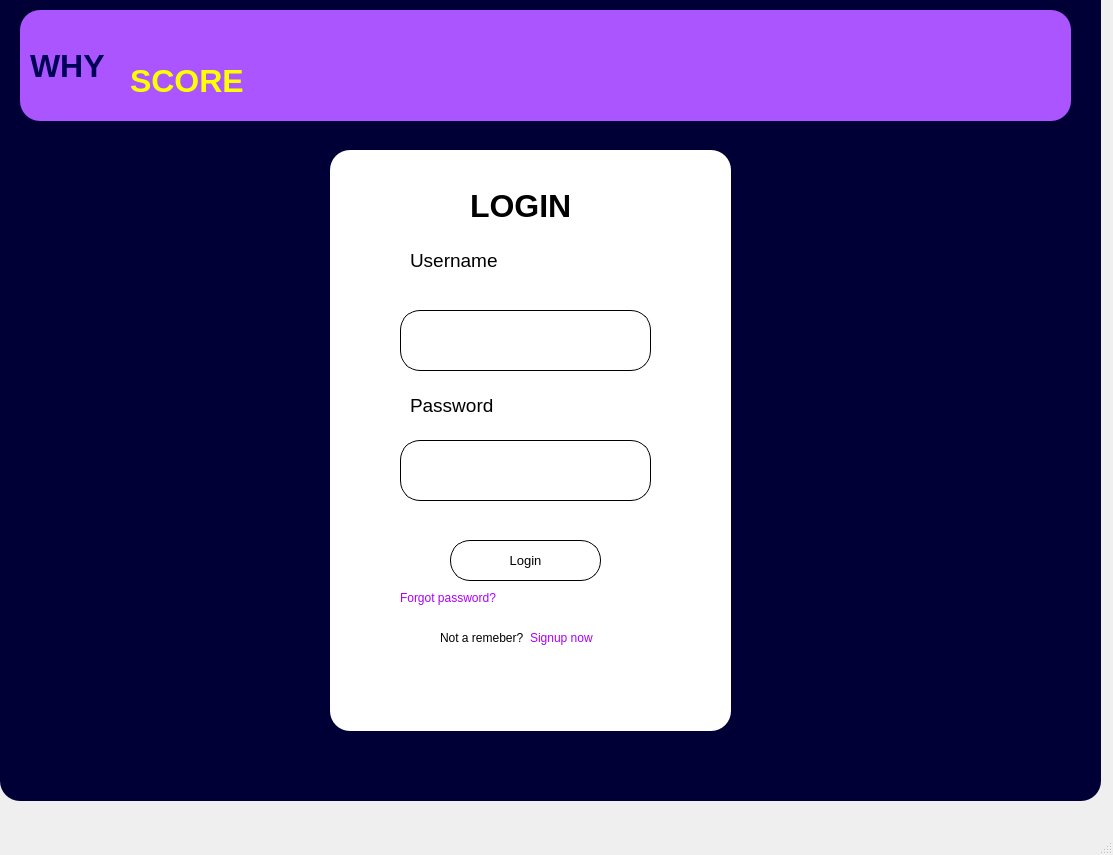
<?xml version="1.0" encoding="UTF-8"?>
<ui version="4.0">
 <class>MainWindow</class>
 <widget class="QMainWindow" name="MainWindow">
  <property name="geometry">
   <rect>
    <x>0</x>
    <y>0</y>
    <width>1113</width>
    <height>855</height>
   </rect>
  </property>
  <property name="windowTitle">
   <string>MainWindow</string>
  </property>
  <widget class="QWidget" name="centralwidget">
   <widget class="QFrame" name="frame_2">
    <property name="geometry">
     <rect>
      <x>0</x>
      <y>-20</y>
      <width>1101</width>
      <height>821</height>
     </rect>
    </property>
    <property name="styleSheet">
     <string notr="true">background-color: rgb(0, 0, 54);
border-radius:20;
</string>
    </property>
    <property name="frameShape">
     <enum>QFrame::StyledPanel</enum>
    </property>
    <property name="frameShadow">
     <enum>QFrame::Raised</enum>
    </property>
    <widget class="QFrame" name="frame_4">
     <property name="geometry">
      <rect>
       <x>20</x>
       <y>30</y>
       <width>1051</width>
       <height>111</height>
      </rect>
     </property>
     <property name="styleSheet">
      <string notr="true">background-color: rgb(170, 85, 255);</string>
     </property>
     <property name="frameShape">
      <enum>QFrame::StyledPanel</enum>
     </property>
     <property name="frameShadow">
      <enum>QFrame::Raised</enum>
     </property>
     <widget class="QLineEdit" name="lineEdit">
      <property name="geometry">
       <rect>
        <x>20</x>
        <y>40</y>
        <width>113</width>
        <height>22</height>
       </rect>
      </property>
     </widget>
     <widget class="QLabel" name="label_7">
      <property name="geometry">
       <rect>
        <x>10</x>
        <y>30</y>
        <width>101</width>
        <height>51</height>
       </rect>
      </property>
      <property name="font">
       <font>
        <pointsize>24</pointsize>
        <weight>75</weight>
        <bold>true</bold>
       </font>
      </property>
      <property name="styleSheet">
       <string notr="true">color: rgb(0, 0, 85);</string>
      </property>
      <property name="text">
       <string>WHY</string>
      </property>
     </widget>
     <widget class="QLabel" name="label_9">
      <property name="geometry">
       <rect>
        <x>110</x>
        <y>50</y>
        <width>151</width>
        <height>41</height>
       </rect>
      </property>
      <property name="font">
       <font>
        <pointsize>24</pointsize>
        <weight>75</weight>
        <bold>true</bold>
       </font>
      </property>
      <property name="styleSheet">
       <string notr="true">color: rgb(255, 255, 0);</string>
      </property>
      <property name="text">
       <string>SCORE</string>
      </property>
     </widget>
     <widget class="QLabel" name="label_10">
      <property name="geometry">
       <rect>
        <x>270</x>
        <y>30</y>
        <width>81</width>
        <height>61</height>
       </rect>
      </property>
      <property name="text">
       <string/>
      </property>
      <property name="pixmap">
       <pixmap>../../../../Users/victus/Downloads/soccer-player.png</pixmap>
      </property>
      <property name="scaledContents">
       <bool>true</bool>
      </property>
     </widget>
    </widget>
    <widget class="QFrame" name="frame_8">
     <property name="geometry">
      <rect>
       <x>330</x>
       <y>170</y>
       <width>401</width>
       <height>581</height>
      </rect>
     </property>
     <property name="styleSheet">
      <string notr="true">background-color: rgb(255, 255, 255);</string>
     </property>
     <property name="frameShape">
      <enum>QFrame::Box</enum>
     </property>
     <property name="frameShadow">
      <enum>QFrame::Raised</enum>
     </property>
     <widget class="Line" name="line">
      <property name="geometry">
       <rect>
        <x>10</x>
        <y>450</y>
        <width>171</width>
        <height>16</height>
       </rect>
      </property>
      <property name="orientation">
       <enum>Qt::Horizontal</enum>
      </property>
     </widget>
     <widget class="Line" name="line_2">
      <property name="geometry">
       <rect>
        <x>200</x>
        <y>360</y>
        <width>118</width>
        <height>3</height>
       </rect>
      </property>
      <property name="styleSheet">
       <string notr="true">color: rgb(0, 0, 0)</string>
      </property>
      <property name="orientation">
       <enum>Qt::Horizontal</enum>
      </property>
     </widget>
     <widget class="Line" name="line_3">
      <property name="geometry">
       <rect>
        <x>490</x>
        <y>230</y>
        <width>118</width>
        <height>3</height>
       </rect>
      </property>
      <property name="frameShadow">
       <enum>QFrame::Plain</enum>
      </property>
      <property name="orientation">
       <enum>Qt::Horizontal</enum>
      </property>
     </widget>
     <widget class="QLineEdit" name="lineEdit_2">
      <property name="geometry">
       <rect>
        <x>70</x>
        <y>160</y>
        <width>251</width>
        <height>61</height>
       </rect>
      </property>
      <property name="styleSheet">
       <string notr="true">border: 1px solid black;</string>
      </property>
     </widget>
     <widget class="QLineEdit" name="lineEdit_3">
      <property name="geometry">
       <rect>
        <x>70</x>
        <y>290</y>
        <width>251</width>
        <height>61</height>
       </rect>
      </property>
      <property name="styleSheet">
       <string notr="true">border: 1px solid black;</string>
      </property>
     </widget>
     <widget class="QLabel" name="label">
      <property name="geometry">
       <rect>
        <x>80</x>
        <y>80</y>
        <width>151</width>
        <height>61</height>
       </rect>
      </property>
      <property name="font">
       <font>
        <pointsize>14</pointsize>
       </font>
      </property>
      <property name="text">
       <string>Username</string>
      </property>
     </widget>
     <widget class="QLabel" name="label_2">
      <property name="geometry">
       <rect>
        <x>80</x>
        <y>230</y>
        <width>141</width>
        <height>51</height>
       </rect>
      </property>
      <property name="font">
       <font>
        <pointsize>14</pointsize>
       </font>
      </property>
      <property name="text">
       <string>Password</string>
      </property>
     </widget>
     <widget class="QPushButton" name="ptdLogin">
      <property name="geometry">
       <rect>
        <x>120</x>
        <y>390</y>
        <width>151</width>
        <height>41</height>
       </rect>
      </property>
      <property name="font">
       <font>
        <pointsize>10</pointsize>
       </font>
      </property>
      <property name="styleSheet">
       <string notr="true">border: 1px solid black;</string>
      </property>
      <property name="text">
       <string>Login</string>
      </property>
     </widget>
     <widget class="QLabel" name="label_3">
      <property name="geometry">
       <rect>
        <x>140</x>
        <y>30</y>
        <width>231</width>
        <height>51</height>
       </rect>
      </property>
      <property name="font">
       <font>
        <pointsize>24</pointsize>
        <weight>75</weight>
        <bold>true</bold>
       </font>
      </property>
      <property name="text">
       <string>LOGIN</string>
      </property>
     </widget>
     <widget class="QLabel" name="label_4">
      <property name="geometry">
       <rect>
        <x>70</x>
        <y>440</y>
        <width>111</width>
        <height>16</height>
       </rect>
      </property>
      <property name="styleSheet">
       <string notr="true">color: rgb(170, 0, 255);</string>
      </property>
      <property name="text">
       <string>Forgot password?</string>
      </property>
     </widget>
     <widget class="QLabel" name="label_5">
      <property name="geometry">
       <rect>
        <x>110</x>
        <y>480</y>
        <width>91</width>
        <height>16</height>
       </rect>
      </property>
      <property name="text">
       <string>Not a remeber?</string>
      </property>
     </widget>
     <widget class="QLabel" name="label_6">
      <property name="geometry">
       <rect>
        <x>200</x>
        <y>480</y>
        <width>71</width>
        <height>16</height>
       </rect>
      </property>
      <property name="styleSheet">
       <string notr="true">color: rgb(170, 0, 255);</string>
      </property>
      <property name="text">
       <string>Signup now</string>
      </property>
     </widget>
    </widget>
   </widget>
  </widget>
  <widget class="QMenuBar" name="menubar">
   <property name="geometry">
    <rect>
     <x>0</x>
     <y>0</y>
     <width>1113</width>
     <height>26</height>
    </rect>
   </property>
  </widget>
  <widget class="QStatusBar" name="statusbar"/>
 </widget>
 <resources/>
 <connections/>
</ui>
